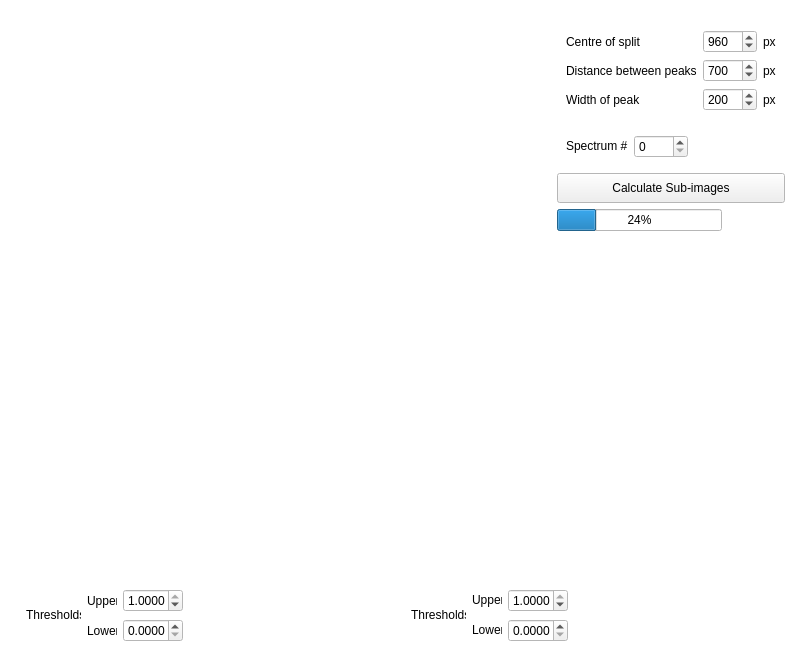
          <widget class="QWidget" name="scrollAreaWidgetContents_3">
           <property name="geometry">
            <rect>
             <x>0</x>
             <y>0</y>
             <width>801</width>
             <height>656</height>
            </rect>
           </property>
           <property name="palette">
            <palette>
             <active>
              <colorrole role="Base">
               <brush brushstyle="SolidPattern">
                <color alpha="255">
                 <red>255</red>
                 <green>255</green>
                 <blue>255</blue>
                </color>
               </brush>
              </colorrole>
              <colorrole role="Window">
               <brush brushstyle="SolidPattern">
                <color alpha="255">
                 <red>255</red>
                 <green>255</green>
                 <blue>255</blue>
                </color>
               </brush>
              </colorrole>
             </active>
             <inactive>
              <colorrole role="Base">
               <brush brushstyle="SolidPattern">
                <color alpha="255">
                 <red>255</red>
                 <green>255</green>
                 <blue>255</blue>
                </color>
               </brush>
              </colorrole>
              <colorrole role="Window">
               <brush brushstyle="SolidPattern">
                <color alpha="255">
                 <red>255</red>
                 <green>255</green>
                 <blue>255</blue>
                </color>
               </brush>
              </colorrole>
             </inactive>
             <disabled>
              <colorrole role="Base">
               <brush brushstyle="SolidPattern">
                <color alpha="255">
                 <red>255</red>
                 <green>255</green>
                 <blue>255</blue>
                </color>
               </brush>
              </colorrole>
              <colorrole role="Window">
               <brush brushstyle="SolidPattern">
                <color alpha="255">
                 <red>255</red>
                 <green>255</green>
                 <blue>255</blue>
                </color>
               </brush>
              </colorrole>
             </disabled>
            </palette>
           </property>
           <layout class="QGridLayout" name="gridLayout_31">
            <item row="3" column="5">
             <widget class="QToolButton" name="subimages_calculate_button">
              <property name="sizePolicy">
               <sizepolicy hsizetype="Preferred" vsizetype="Preferred">
                <horstretch>0</horstretch>
                <verstretch>0</verstretch>
               </sizepolicy>
              </property>
              <property name="maximumSize">
               <size>
                <width>16777215</width>
                <height>50</height>
               </size>
              </property>
              <property name="text">
               <string>Calculate Sub-images</string>
              </property>
             </widget>
            </item>
            <item row="7" column="0">
             <spacer name="verticalSpacer_8">
              <property name="orientation">
               <enum>Qt::Vertical</enum>
              </property>
              <property name="sizeType">
               <enum>QSizePolicy::Expanding</enum>
              </property>
              <property name="sizeHint" stdset="0">
               <size>
                <width>10</width>
                <height>121</height>
               </size>
              </property>
             </spacer>
            </item>
            <item row="4" column="5">
             <widget class="QProgressBar" name="progressBar_2">
              <property name="sizePolicy">
               <sizepolicy hsizetype="Fixed" vsizetype="Fixed">
                <horstretch>0</horstretch>
                <verstretch>0</verstretch>
               </sizepolicy>
              </property>
              <property name="maximumSize">
               <size>
                <width>165</width>
                <height>16777215</height>
               </size>
              </property>
              <property name="value">
               <number>24</number>
              </property>
             </widget>
            </item>
            <item row="7" column="1" rowspan="2" colspan="5">
             <layout class="QGridLayout" name="gridLayout_10">
              <item row="0" column="1">
               <spacer name="horizontalSpacer_19">
                <property name="orientation">
                 <enum>Qt::Horizontal</enum>
                </property>
                <property name="sizeHint" stdset="0">
                 <size>
                  <width>40</width>
                  <height>5</height>
                 </size>
                </property>
               </spacer>
              </item>
              <item row="0" column="2">
               <spacer name="horizontalSpacer_18">
                <property name="orientation">
                 <enum>Qt::Horizontal</enum>
                </property>
                <property name="sizeType">
                 <enum>QSizePolicy::Fixed</enum>
                </property>
                <property name="sizeHint" stdset="0">
                 <size>
                  <width>5</width>
                  <height>5</height>
                 </size>
                </property>
               </spacer>
              </item>
              <item row="0" column="3">
               <spacer name="horizontalSpacer_20">
                <property name="orientation">
                 <enum>Qt::Horizontal</enum>
                </property>
                <property name="sizeHint" stdset="0">
                 <size>
                  <width>40</width>
                  <height>5</height>
                 </size>
                </property>
               </spacer>
              </item>
              <item row="1" column="0">
               <spacer name="verticalSpacer_13">
                <property name="orientation">
                 <enum>Qt::Vertical</enum>
                </property>
                <property name="sizeType">
                 <enum>QSizePolicy::MinimumExpanding</enum>
                </property>
                <property name="sizeHint" stdset="0">
                 <size>
                  <width>5</width>
                  <height>100</height>
                 </size>
                </property>
               </spacer>
              </item>
              <item row="1" column="2">
               <spacer name="horizontalSpacer_21">
                <property name="orientation">
                 <enum>Qt::Horizontal</enum>
                </property>
                <property name="sizeType">
                 <enum>QSizePolicy::Fixed</enum>
                </property>
                <property name="sizeHint" stdset="0">
                 <size>
                  <width>5</width>
                  <height>20</height>
                 </size>
                </property>
               </spacer>
              </item>
              <item row="2" column="0">
               <spacer name="verticalSpacer_14">
                <property name="orientation">
                 <enum>Qt::Vertical</enum>
                </property>
                <property name="sizeType">
                 <enum>QSizePolicy::Fixed</enum>
                </property>
                <property name="sizeHint" stdset="0">
                 <size>
                  <width>5</width>
                  <height>60</height>
                 </size>
                </property>
               </spacer>
              </item>
              <item row="2" column="1">
               <layout class="QGridLayout" name="gridLayout_11">
                <property name="horizontalSpacing">
                 <number>6</number>
                </property>
                <property name="verticalSpacing">
                 <number>0</number>
                </property>
                <item row="1" column="1">
                 <widget class="QLabel" name="label_48">
                  <property name="maximumSize">
                   <size>
                    <width>30</width>
                    <height>16777215</height>
                   </size>
                  </property>
                  <property name="text">
                   <string>Lower</string>
                  </property>
                 </widget>
                </item>
                <item row="0" column="1">
                 <widget class="QLabel" name="label_47">
                  <property name="maximumSize">
                   <size>
                    <width>30</width>
                    <height>16777215</height>
                   </size>
                  </property>
                  <property name="text">
                   <string>Upper</string>
                  </property>
                 </widget>
                </item>
                <item row="0" column="0" rowspan="2">
                 <widget class="QLabel" name="label_19">
                  <property name="sizePolicy">
                   <sizepolicy hsizetype="Fixed" vsizetype="Fixed">
                    <horstretch>0</horstretch>
                    <verstretch>0</verstretch>
                   </sizepolicy>
                  </property>
                  <property name="maximumSize">
                   <size>
                    <width>55</width>
                    <height>16777215</height>
                   </size>
                  </property>
                  <property name="text">
                   <string>Thresholds:</string>
                  </property>
                 </widget>
                </item>
                <item row="0" column="3" rowspan="2">
                 <widget class="MplWidgetLegend" name="subimages_subimagelegend1_mpl" native="true">
                  <property name="sizePolicy">
                   <sizepolicy hsizetype="Preferred" vsizetype="Fixed">
                    <horstretch>0</horstretch>
                    <verstretch>0</verstretch>
                   </sizepolicy>
                  </property>
                  <property name="minimumSize">
                   <size>
                    <width>0</width>
                    <height>60</height>
                   </size>
                  </property>
                 </widget>
                </item>
                <item row="0" column="2">
                 <widget class="QDoubleSpinBox" name="subimages_subimage1upperthreshold_dspin">
                  <property name="minimumSize">
                   <size>
                    <width>50</width>
                    <height>0</height>
                   </size>
                  </property>
                  <property name="maximumSize">
                   <size>
                    <width>60</width>
                    <height>16777215</height>
                   </size>
                  </property>
                  <property name="decimals">
                   <number>4</number>
                  </property>
                  <property name="maximum">
                   <double>1.000000000000000</double>
                  </property>
                  <property name="singleStep">
                   <double>0.001000000000000</double>
                  </property>
                  <property name="value">
                   <double>1.000000000000000</double>
                  </property>
                 </widget>
                </item>
                <item row="1" column="2">
                 <widget class="QDoubleSpinBox" name="subimages_subimage1lowerthreshold_dspin">
                  <property name="minimumSize">
                   <size>
                    <width>50</width>
                    <height>0</height>
                   </size>
                  </property>
                  <property name="maximumSize">
                   <size>
                    <width>60</width>
                    <height>16777215</height>
                   </size>
                  </property>
                  <property name="decimals">
                   <number>4</number>
                  </property>
                  <property name="maximum">
                   <double>1.000000000000000</double>
                  </property>
                  <property name="singleStep">
                   <double>0.001000000000000</double>
                  </property>
                 </widget>
                </item>
               </layout>
              </item>
              <item row="2" column="3">
               <layout class="QGridLayout" name="gridLayout_12">
                <property name="verticalSpacing">
                 <number>0</number>
                </property>
                <item row="0" column="0" rowspan="2">
                 <widget class="QLabel" name="label_20">
                  <property name="sizePolicy">
                   <sizepolicy hsizetype="Fixed" vsizetype="Fixed">
                    <horstretch>0</horstretch>
                    <verstretch>0</verstretch>
                   </sizepolicy>
                  </property>
                  <property name="maximumSize">
                   <size>
                    <width>55</width>
                    <height>16777215</height>
                   </size>
                  </property>
                  <property name="text">
                   <string>Thresholds:</string>
                  </property>
                 </widget>
                </item>
                <item row="1" column="1">
                 <widget class="QLabel" name="label_50">
                  <property name="sizePolicy">
                   <sizepolicy hsizetype="Fixed" vsizetype="Fixed">
                    <horstretch>0</horstretch>
                    <verstretch>0</verstretch>
                   </sizepolicy>
                  </property>
                  <property name="maximumSize">
                   <size>
                    <width>30</width>
                    <height>16777215</height>
                   </size>
                  </property>
                  <property name="text">
                   <string>Lower</string>
                  </property>
                 </widget>
                </item>
                <item row="0" column="1">
                 <widget class="QLabel" name="label_49">
                  <property name="sizePolicy">
                   <sizepolicy hsizetype="Fixed" vsizetype="Fixed">
                    <horstretch>0</horstretch>
                    <verstretch>0</verstretch>
                   </sizepolicy>
                  </property>
                  <property name="maximumSize">
                   <size>
                    <width>30</width>
                    <height>16777215</height>
                   </size>
                  </property>
                  <property name="text">
                   <string>Upper</string>
                  </property>
                 </widget>
                </item>
                <item row="0" column="3" rowspan="2">
                 <widget class="MplWidgetLegend" name="subimages_subimagelegend2_mpl" native="true">
                  <property name="sizePolicy">
                   <sizepolicy hsizetype="Preferred" vsizetype="Fixed">
                    <horstretch>0</horstretch>
                    <verstretch>0</verstretch>
                   </sizepolicy>
                  </property>
                  <property name="minimumSize">
                   <size>
                    <width>0</width>
                    <height>60</height>
                   </size>
                  </property>
                 </widget>
                </item>
                <item row="0" column="2">
                 <widget class="QDoubleSpinBox" name="subimages_subimage2upperthreshold_dspin">
                  <property name="minimumSize">
                   <size>
                    <width>50</width>
                    <height>0</height>
                   </size>
                  </property>
                  <property name="maximumSize">
                   <size>
                    <width>60</width>
                    <height>16777215</height>
                   </size>
                  </property>
                  <property name="decimals">
                   <number>4</number>
                  </property>
                  <property name="maximum">
                   <double>1.000000000000000</double>
                  </property>
                  <property name="singleStep">
                   <double>0.001000000000000</double>
                  </property>
                  <property name="value">
                   <double>1.000000000000000</double>
                  </property>
                 </widget>
                </item>
                <item row="1" column="2">
                 <widget class="QDoubleSpinBox" name="subimages_subimage2lowerthreshold_dspin">
                  <property name="minimumSize">
                   <size>
                    <width>50</width>
                    <height>0</height>
                   </size>
                  </property>
                  <property name="maximumSize">
                   <size>
                    <width>60</width>
                    <height>16777215</height>
                   </size>
                  </property>
                  <property name="decimals">
                   <number>4</number>
                  </property>
                  <property name="maximum">
                   <double>1.000000000000000</double>
                  </property>
                  <property name="singleStep">
                   <double>0.001000000000000</double>
                  </property>
                 </widget>
                </item>
               </layout>
              </item>
              <item row="1" column="3">
               <widget class="MplWidget" name="subimages_subimage2_mpl" native="true"/>
              </item>
              <item row="1" column="1">
               <widget class="MplWidget" name="subimages_subimage1_mpl" native="true"/>
              </item>
             </layout>
            </item>
            <item row="8" column="0">
             <spacer name="verticalSpacer_9">
              <property name="orientation">
               <enum>Qt::Vertical</enum>
              </property>
              <property name="sizeType">
               <enum>QSizePolicy::Fixed</enum>
              </property>
              <property name="sizeHint" stdset="0">
               <size>
                <width>10</width>
                <height>60</height>
               </size>
              </property>
             </spacer>
            </item>
            <item row="0" column="2">
             <spacer name="horizontalSpacer_12">
              <property name="orientation">
               <enum>Qt::Horizontal</enum>
              </property>
              <property name="sizeType">
               <enum>QSizePolicy::Fixed</enum>
              </property>
              <property name="sizeHint" stdset="0">
               <size>
                <width>40</width>
                <height>10</height>
               </size>
              </property>
             </spacer>
            </item>
            <item row="0" column="5">
             <spacer name="horizontalSpacer_11">
              <property name="orientation">
               <enum>Qt::Horizontal</enum>
              </property>
              <property name="sizeType">
               <enum>QSizePolicy::Fixed</enum>
              </property>
              <property name="sizeHint" stdset="0">
               <size>
                <width>192</width>
                <height>10</height>
               </size>
              </property>
             </spacer>
            </item>
            <item row="0" column="1">
             <spacer name="horizontalSpacer_2">
              <property name="orientation">
               <enum>Qt::Horizontal</enum>
              </property>
              <property name="sizeType">
               <enum>QSizePolicy::Fixed</enum>
              </property>
              <property name="sizeHint" stdset="0">
               <size>
                <width>60</width>
                <height>10</height>
               </size>
              </property>
             </spacer>
            </item>
            <item row="0" column="3">
             <spacer name="horizontalSpacer_13">
              <property name="orientation">
               <enum>Qt::Horizontal</enum>
              </property>
              <property name="sizeHint" stdset="0">
               <size>
                <width>40</width>
                <height>10</height>
               </size>
              </property>
             </spacer>
            </item>
            <item row="0" column="4">
             <spacer name="horizontalSpacer_17">
              <property name="orientation">
               <enum>Qt::Horizontal</enum>
              </property>
              <property name="sizeType">
               <enum>QSizePolicy::Fixed</enum>
              </property>
              <property name="sizeHint" stdset="0">
               <size>
                <width>10</width>
                <height>10</height>
               </size>
              </property>
             </spacer>
            </item>
            <item row="0" column="6">
             <spacer name="horizontalSpacer_8">
              <property name="orientation">
               <enum>Qt::Horizontal</enum>
              </property>
              <property name="sizeType">
               <enum>QSizePolicy::Fixed</enum>
              </property>
              <property name="sizeHint" stdset="0">
               <size>
                <width>5</width>
                <height>10</height>
               </size>
              </property>
             </spacer>
            </item>
            <item row="2" column="5" alignment="Qt::AlignLeft">
             <widget class="QFrame" name="gridFrame_2">
              <property name="sizePolicy">
               <sizepolicy hsizetype="Preferred" vsizetype="Fixed">
                <horstretch>0</horstretch>
                <verstretch>0</verstretch>
               </sizepolicy>
              </property>
              <layout class="QHBoxLayout" name="horizontalLayout">
               <property name="sizeConstraint">
                <enum>QLayout::SetDefaultConstraint</enum>
               </property>
               <item>
                <widget class="QLabel" name="label_9">
                 <property name="sizePolicy">
                  <sizepolicy hsizetype="Fixed" vsizetype="Fixed">
                   <horstretch>0</horstretch>
                   <verstretch>0</verstretch>
                  </sizepolicy>
                 </property>
                 <property name="text">
                  <string>Spectrum #</string>
                 </property>
                 <property name="alignment">
                  <set>Qt::AlignLeading|Qt::AlignLeft|Qt::AlignVCenter</set>
                 </property>
                </widget>
               </item>
               <item>
                <widget class="QSpinBox" name="subimages_spectrumnum_spin">
                 <property name="sizePolicy">
                  <sizepolicy hsizetype="Fixed" vsizetype="Fixed">
                   <horstretch>0</horstretch>
                   <verstretch>0</verstretch>
                  </sizepolicy>
                 </property>
                 <property name="maximum">
                  <number>9999</number>
                 </property>
                </widget>
               </item>
              </layout>
             </widget>
            </item>
            <item row="1" column="5" alignment="Qt::AlignLeft">
             <widget class="QFrame" name="gridFrame">
              <property name="sizePolicy">
               <sizepolicy hsizetype="Preferred" vsizetype="Preferred">
                <horstretch>0</horstretch>
                <verstretch>0</verstretch>
               </sizepolicy>
              </property>
              <layout class="QGridLayout" name="gridLayout_43">
               <item row="0" column="0">
                <widget class="QLabel" name="label_10">
                 <property name="text">
                  <string>Centre of split</string>
                 </property>
                </widget>
               </item>
               <item row="1" column="2">
                <widget class="QLabel" name="label_14">
                 <property name="text">
                  <string>px</string>
                 </property>
                </widget>
               </item>
               <item row="0" column="1">
                <widget class="QSpinBox" name="subimages_centre_spin">
                 <property name="minimum">
                  <number>1</number>
                 </property>
                 <property name="maximum">
                  <number>9999</number>
                 </property>
                 <property name="value">
                  <number>960</number>
                 </property>
                </widget>
               </item>
               <item row="0" column="2">
                <widget class="QLabel" name="label_15">
                 <property name="text">
                  <string>px</string>
                 </property>
                </widget>
               </item>
               <item row="1" column="0">
                <widget class="QLabel" name="label_11">
                 <property name="text">
                  <string>Distance between peaks</string>
                 </property>
                </widget>
               </item>
               <item row="1" column="1">
                <widget class="QSpinBox" name="subimages_spacing_spin">
                 <property name="minimum">
                  <number>1</number>
                 </property>
                 <property name="maximum">
                  <number>9999</number>
                 </property>
                 <property name="value">
                  <number>700</number>
                 </property>
                </widget>
               </item>
               <item row="2" column="0">
                <widget class="QLabel" name="label_12">
                 <property name="text">
                  <string>Width of peak</string>
                 </property>
                </widget>
               </item>
               <item row="2" column="1">
                <widget class="QSpinBox" name="subimages_width_spin">
                 <property name="minimum">
                  <number>1</number>
                 </property>
                 <property name="maximum">
                  <number>9999</number>
                 </property>
                 <property name="value">
                  <number>200</number>
                 </property>
                </widget>
               </item>
               <item row="2" column="2">
                <widget class="QLabel" name="label_13">
                 <property name="text">
                  <string>px</string>
                 </property>
                </widget>
               </item>
              </layout>
             </widget>
            </item>
            <item row="1" column="1" rowspan="5" colspan="4">
             <widget class="MplWidget" name="subimages_main_mpl" native="true">
              <property name="sizePolicy">
               <sizepolicy hsizetype="Expanding" vsizetype="Expanding">
                <horstretch>0</horstretch>
                <verstretch>0</verstretch>
               </sizepolicy>
              </property>
              <property name="minimumSize">
               <size>
                <width>100</width>
                <height>50</height>
               </size>
              </property>
              <property name="maximumSize">
               <size>
                <width>16777215</width>
                <height>200</height>
               </size>
              </property>
             </widget>
            </item>
            <item row="1" column="0">
             <spacer name="verticalSpacer_2">
              <property name="orientation">
               <enum>Qt::Vertical</enum>
              </property>
              <property name="sizeType">
               <enum>QSizePolicy::Fixed</enum>
              </property>
              <property name="sizeHint" stdset="0">
               <size>
                <width>10</width>
                <height>74</height>
               </size>
              </property>
             </spacer>
            </item>
            <item row="5" column="0">
             <spacer name="verticalSpacer_7">
              <property name="orientation">
               <enum>Qt::Vertical</enum>
              </property>
              <property name="sizeType">
               <enum>QSizePolicy::Fixed</enum>
              </property>
              <property name="sizeHint" stdset="0">
               <size>
                <width>5</width>
                <height>5</height>
               </size>
              </property>
             </spacer>
            </item>
            <item row="4" column="0">
             <spacer name="verticalSpacer_24">
              <property name="orientation">
               <enum>Qt::Vertical</enum>
              </property>
              <property name="sizeType">
               <enum>QSizePolicy::Fixed</enum>
              </property>
              <property name="sizeHint" stdset="0">
               <size>
                <width>10</width>
                <height>21</height>
               </size>
              </property>
             </spacer>
            </item>
            <item row="3" column="0">
             <spacer name="verticalSpacer_11">
              <property name="orientation">
               <enum>Qt::Vertical</enum>
              </property>
              <property name="sizeType">
               <enum>QSizePolicy::Fixed</enum>
              </property>
              <property name="sizeHint" stdset="0">
               <size>
                <width>10</width>
                <height>30</height>
               </size>
              </property>
             </spacer>
            </item>
            <item row="2" column="0">
             <spacer name="verticalSpacer_10">
              <property name="orientation">
               <enum>Qt::Vertical</enum>
              </property>
              <property name="sizeType">
               <enum>QSizePolicy::Fixed</enum>
              </property>
              <property name="sizeHint" stdset="0">
               <size>
                <width>10</width>
                <height>20</height>
               </size>
              </property>
             </spacer>
            </item>
           </layout>
          </widget>
